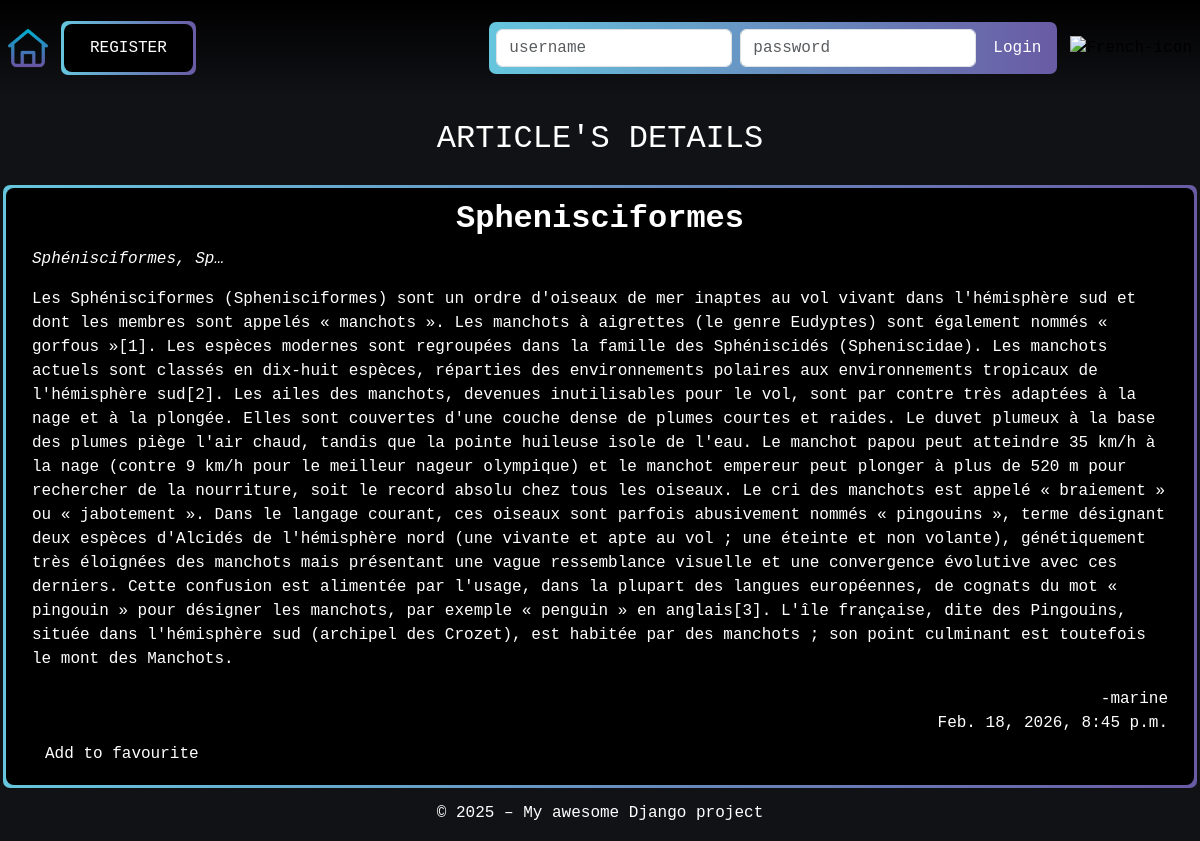
Page /en/articles/14/ on the committed database.
### articles/models.py (models this page shows, shortened)
class Article(models.Model):
    title = models.CharField(max_length=64, null=False)
    author = models.ForeignKey(
        settings.AUTH_USER_MODEL,
        on_delete=models.CASCADE,
        related_name="article",
        null=False
    )
    created = models.DateTimeField(auto_now_add=True, null=False)
    synopsis = models.CharField(max_length=312, null=False)
    content = models.TextField(null=False)

### articles/views.py (the view)
# urls.py: path('<int:pk>/', ArticleDetailView.as_view(), name='article-detail'),
class ArticleDetailView(DetailView):
    model = Article
    template_name = "articles/detail.html"
    context_object_name = "article"
    ordering = ['-created']
    def get_context_data(self, **kwargs):
        context = super().get_context_data(**kwargs)
        user = self.request.user
        context['already_fav'] = False
        if user.is_authenticated:
            context['already_fav'] = UserFavouriteArticle.objects.filter(user=user, article=self.object).exists()
        return context

### users/forms.py
class CustomLoginForm(AuthenticationForm):
    def __init__(self, *args, **kwargs):
        super().__init__(*args, **kwargs)
        self.fields["username"].widget.attrs.update({
            "class": "form-control",
            "placeholder": _("username")
        })
        self.fields["password"].widget.attrs.update({
            "class": "form-control",
            "placeholder": _("password")
        })

### users/context_processors.py (called while the page is built)
def login_form(request):
    return {"login_form": CustomLoginForm()}

### articles/templates/articles/detail.html (shortened to what this page needs)
{% extends "base.html" %}
{% load i18n %}
{% load static %}
{% block extra_css %}
 <link rel="stylesheet" href="{% static 'articles/css/articles.css' %}">
{% endblock %}
{% block content %}
<div class="page-content">
    <h2 class="text-center m-4"> {% trans "ARTICLE'S DETAILS" %} </h2>
    <div class="detail-container div-wrapper">
        <div class="div-overlay d-flex flex-column">
            <h2 class="fw-bold text-center text-cut">{{ article.title }}</h2>
            <p class="fst-italic text-cut"> {{ article.synopsis|truncatechars:20 }} </p>
            <div>
                <p class="text-cut">{{ article.content }}</p>
            </div>
            <div class="text-cut d-flex flex-column text-end">
                <span class="text-cut ">-{{ article.author }}</span>
                <span class="text-cut "> {{ article.created }}</span>
            </div>
            {% if already_fav %}
                <button class="btn btn-secondary" disabled>
                    {% trans "Already in favourites" %}
                </button>
            {% else %}
                <form method="post" action="{% url 'articles:add-favourite' article.pk %}">
                    <div >
                        <button class="btn btn-favourites" type="submit">{% trans "Add to favourite" %}</button>
                    </div>
                </form>
            {% endif %}
        </div>
    </div>
</div>
{% endblock %}

### static/css/style.css (style rules this page uses)
:root { --blue: #66C6DE; --purple: #695BA4; }
html, body { background-color: #111216; width: 100%; height: 100%; font-family: 'Courier New', Courier, monospace; ; }
.btn-wrapper, .div-wrapper { position: relative; display: flex; align-items: center; margin: 10px; padding: 3px; background-clip: padding-box, border-box; border:3px solid transparent; font-size: 16px; color: white; background-color: transparent; border-radius: 10px; border: 3px solid transparent; background-image: linear-gradient(90deg, var(--blue), var(--purple)); }
.btn-overlay, .div-overlay { display: flex; justify-content: center; justify-items: center; width: 100%; position: relative; padding: 12px 26px; font-size: 16px; color: white; background-color: black; border: none; border-radius: 8px; transition: background-color 0.3s ease, transform 0.2s ease; outline: none; box-shadow: none; }
.btn { transition: all 0.2s ease-in-out; cursor: pointer; color: white; }

### articles/static/articles/css/articles.css (style rules this page uses)
@media (min-width: 1200px) { .detail-container { width: 1200px; } }
.text-cut { overflow-wrap: break-word; white-space: normal; }

### rows in the picture
Article: title "Sphenisciformes", synopsis "Sphénisciformes, Sp…", content "Les Sphénisciformes (Sphenisciformes) sont un ordre d'oiseaux de mer inaptes au vol vivant dans l'hémisphère sud et dont les membres sont appelés « manchots ». Les manchots à aigrettes (le genre Eudyptes) sont également nommés « gorfous »[1]. Les espèces modernes sont regroupées dans la famille des Sphéniscidés (Spheniscidae). Les manchots actuels sont classés en dix-huit espèces, réparties des environnements polaires aux environnements tropicaux de l'hémisphère sud[2]. Les ailes des manchots, devenues inutilisables pour le vol, sont par contre très adaptées à la nage et à la plongée. Elles sont couvertes d'une couche dense de plumes courtes et raides. Le duvet plumeux à la base des plumes…", author "marine", created "Feb. 18, 2026, 8:45 p.m."
